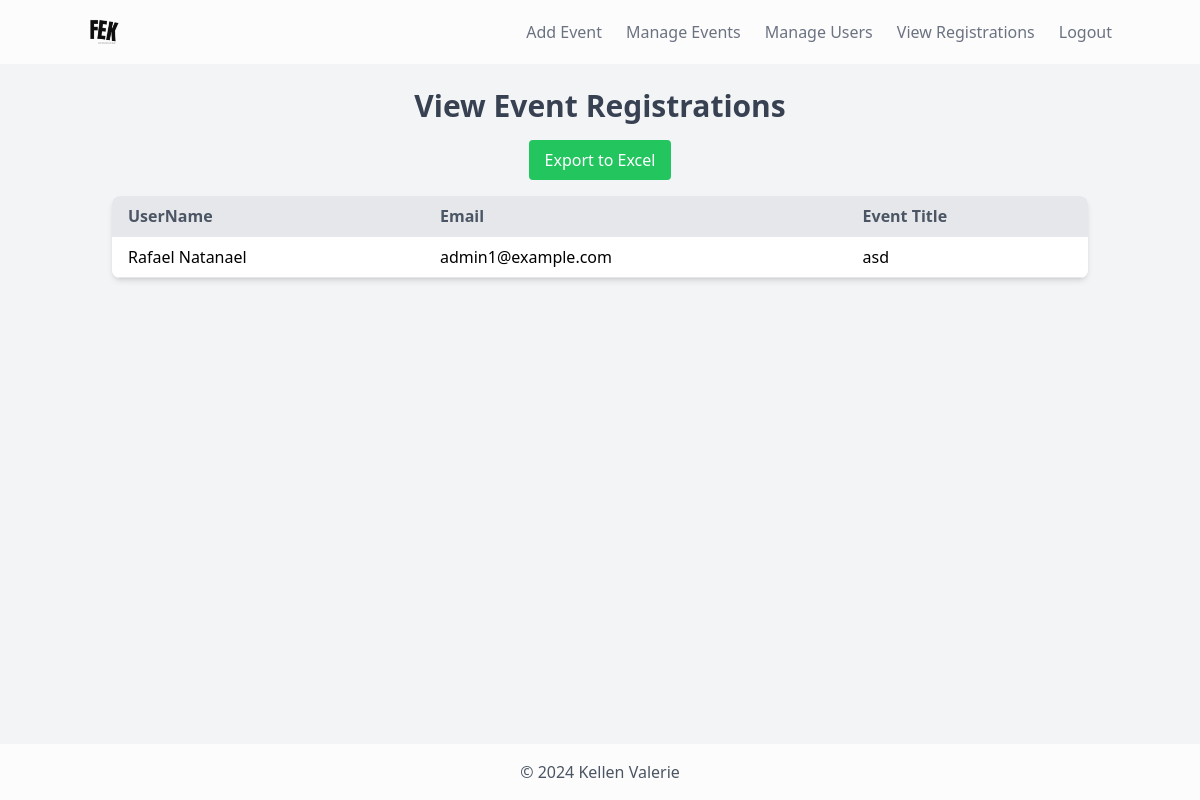
Screenshot of /admin/view_registrations.php (signed in) with the database file from the repository.
### tables this page shows
CREATE TABLE `users` (
  `id` int(11) NOT NULL,
  `name` varchar(255) NOT NULL,
  `email` varchar(255) NOT NULL,
  `password` varchar(255) NOT NULL,
  `role` enum('admin','user') DEFAULT 'user',
  `avatar` varchar(255) DEFAULT NULL,
  `created_at` timestamp NOT NULL DEFAULT current_timestamp(),
  `phone` varchar(12) DEFAULT NULL
);

CREATE TABLE `events` (
  `event_id` int(11) NOT NULL,
  `title` varchar(255) NOT NULL,
  `description` text NOT NULL,
  `event_date` date NOT NULL,
  `event_time` time NOT NULL,
  `location` varchar(255) NOT NULL,
  `max_participants` int(5) NOT NULL,
  `status` enum('open','closed','canceled') DEFAULT 'open',
  `image` varchar(255) DEFAULT NULL,
  `created_at` timestamp NOT NULL DEFAULT current_timestamp(),
  `banner` varchar(255) DEFAULT NULL
);

### admin/view_registrations.php (the view, shortened to what this page needs)
<?php
require '../includes/db_connection.php';
$stmt = $pdo->query("
    SELECT users.name, users.email, events.title
    FROM registrations
    JOIN users ON registrations.id = users.id
    JOIN events ON registrations.event_id = events.event_id
");
$registrations = $stmt->fetchAll();
?>
<!DOCTYPE html>
<html lang="en">
<head>
    <link href="https://cdn.jsdelivr.net/npm/tailwindcss@2.2.19/dist/tailwind.min.css" rel="stylesheet">
</head>
<body class="bg-gray-100 animated-background">
    <?php include '../includes/navbar.php'; ?>
    <div class="content container mx-auto p-6">
        <h1 class="text-3xl font-bold text-center text-gray-700 mb-4">View Event Registrations</h1>
        <div class="flex justify-center mb-4">
            <a href="view_registrations.php?export=excel" class="bg-green-500 text-white px-4 py-2 rounded hover:bg-green-600 transition">Export to Excel</a>
        </div>
        <div class="overflow-x-auto shadow-md sm:rounded-lg">
            <table class="min-w-full bg-white">
                <thead>
                    <tr class="w-full bg-gray-200 border-b">
                        <th class="py-2 px-4 text-left text-gray-600">UserName</th>
                        <th class="py-2 px-4 text-left text-gray-600">Email</th>
                        <th class="py-2 px-4 text-left text-gray-600">Event Title</th>
                    </tr>
                </thead>
                <tbody>
                    <?php if (count($registrations) > 0): ?>
                        <?php foreach ($registrations as $registration): ?>
                            <tr class="border-b hover:bg-gray-100">
                                <td class="py-2 px-4"><?= htmlspecialchars($registration['name']) ?></td>
                                <td class="py-2 px-4"><?= htmlspecialchars($registration['email']) ?></td>
                                <td class="py-2 px-4"><?= htmlspecialchars($registration['title']) ?></td>
                            </tr>
                        <?php endforeach; ?>
                    <?php else: ?>
                        <tr>
                            <td colspan="3" class="py-2 px-4 text-center">No registrations found.</td>
                        </tr>
                    <?php endif; ?>
                </tbody>
            </table>
        </div>
    </div>
    <div class="bg-white/75 py-4 text-center text-gray-600">
        © 2024 Kellen Valerie
    </div>
</body>
</html>

### admin/view_registrations.php (style rules this page uses)
.animated-background { animation: backgroundAnimation 10s ease infinite; }
html, body { height: 100%; margin: 0; display: flex; flex-direction: column; }
body { min-height: 100vh; }
.content { flex: 1; }

### rows the page displays
users: name "Rafael Natanael", email "admin1@example.com", events.title "asd"
